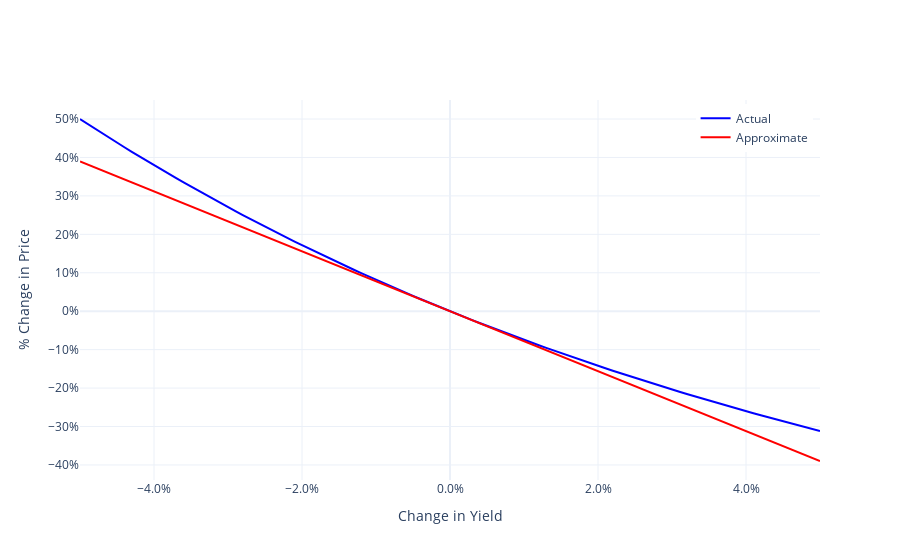

The cell this chart's notebook holds for it:
### Markdown cell above
# FIGURE

### Code cell
# compute arrays of yield changes, actual and approximate price changes
grid   = np.arange(-0.05, 0.051, 0.001)
actual_delta = [(-npf.pv((yld+dy)/2, n, coupon, 100) - price)/price for dy in grid]
approx_delta = np.array([-dy * duration for dy in grid])


# make figure
fig = go.Figure()

# actual price change as a function of chagne in yield
string1 = "% change in price = %{y:.01%}<extra></extra>"
trace1 = go.Scatter(
    x=grid, 
    y=actual_delta, 
    mode="lines", 
    hovertemplate=string1, 
    line=dict(color='blue'),
    name='Actual'
)

# approx price change as a function of chagne in yield
string2 = "-duration x change in yield = %{y:.01%}<extra></extra>"
trace2 = go.Scatter(
    x=grid,
    y=approx_delta,
    mode="lines", 
    hovertemplate=string2,
    marker=dict(size=15, color='red'),
    name='Approximate'
)


fig.add_trace(trace1)
fig.add_trace(trace2)
fig.update_layout(
    xaxis_tickformat=".1%",
    yaxis_tickformat=".0%",
    xaxis_title="Change in Yield",
    yaxis_title="% Change in Price",
    hovermode="x unified",
    template="plotly_white",
    legend=dict(
        yanchor="top", 
        y=0.99, 
        xanchor="right", 
        x=0.99
    )
)
fig.show()
